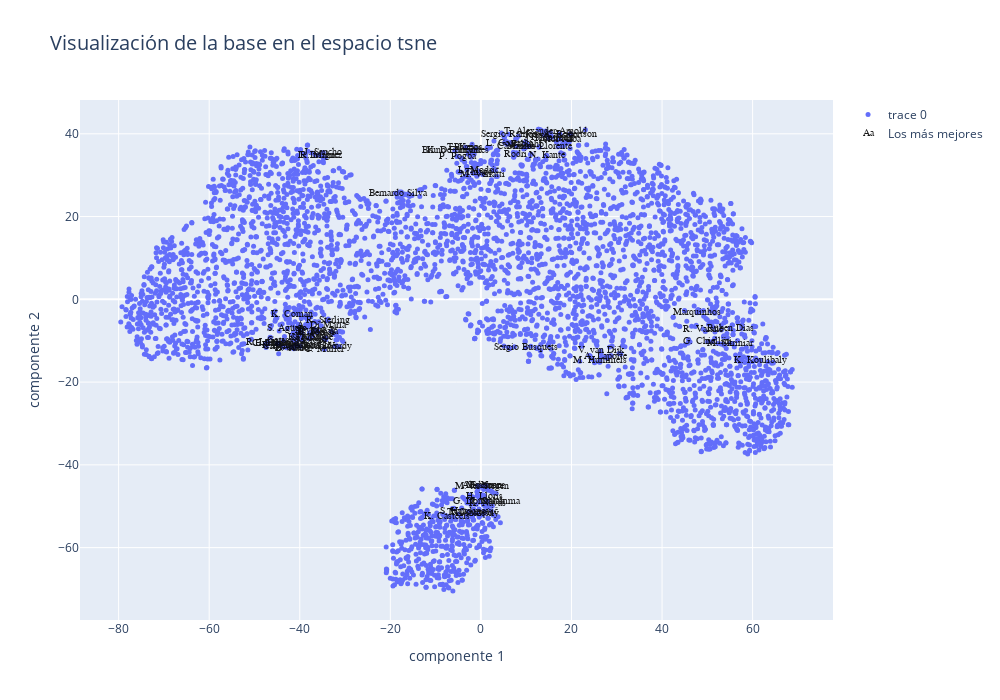

The notebook cell this image was saved under:
### Code cell
#ver donde dice df_n
#Graficamos usado las nuevas variables T-SNE
data=[]
bool_crack=df_n["overall"] > 85 #diferenciamos a los mejores jugadores

#graficamos los datos en el espacio transformado: las dos componentes tsne

graf1 = go.Scatter(x=X_tsne[:,0], y=X_tsne[:,1],
                           mode='markers',
                        text=df_n.loc[:,'player_positions'], #'Height', 'Weight', 'Club', 'Age', 'Name','Position'
                           marker=dict(
                                size=5)
                           )

crack =go.Scatter(x=X_tsne[bool_crack,0], y=X_tsne[bool_crack,1],name='Los más mejores',
                      text=df_n.loc[bool_crack,'short_name'],
                      textfont=dict(family='sans serif',size=10,color='black'),
                      opacity=0.9,mode='text')

data=[graf1,crack]

layout = go.Layout(title="Visualización de la base en el espacio tsne",titlefont=dict(size=20),
                xaxis=dict(title='componente 1'),
                yaxis=dict(title='componente 2'),
                autosize=False, width=1000,height=700)

fig = go.Figure(data=data, layout=layout)
plot(fig)
iplot(fig)
##fig.show(renderer="colab")

### Figure 1 — Plotly figure (JSON) as saved in the notebook; plotly's stock layout.template omitted (floating-point values rounded to 4 significant figures; data arrays with more than 128 entries replaced by an {"elided": "..."} marker saying what was removed)
{"data": [{"marker": {"size": 5}, "mode": "markers", "text": {"elided": "4593 str values"}, "type": "scatter", "x": {"elided": "4593 float values"}, "y": {"elided": "4593 float values"}}, {"mode": "text", "name": "Los más mejores", "opacity": 0.9, "text": ["L. Messi", "R. Lewandowski", "Cristiano Ronaldo", "Neymar Jr", "K. De Bruyne", "J. Oblak", "K. Mbappé", "M. Neuer", "M. ter Stegen", "H. Kane", "N. Kanté", "K. Benzema", "T. Courtois", "H. Son", "Casemiro", "V. van Dijk", "S. Mané", "M. Salah", "Ederson", "J. Kimmich", "Alisson", "G. Donnarumma", "Sergio Ramos", "L. Suárez", "T. Kroos", "R. Lukaku", "K. Navas", "R. Sterling", "Bruno Fernandes", "E. Haaland", "S. Agüero", "H. Lloris", "L. Modrić", "Á. Di María", "W. Szczęsny", "T. Müller", "C. Immobile", "P. Pogba", "M. Verratti", "Marquinhos", "L. Goretzka", "P. Dybala", "A. Robertson", "F. de Jong", "T. Alexander-Arnold", "J. Sancho", "Rúben Dias", "G. Chiellini", "S. Handanovič", "M. Hummels", "Jordi Alba", "Thiago", "Sergio Busquets", "Parejo", "K. Casteels", "L. Insigne", "K. Koulibaly", "R. Varane", "R. Mahrez", "Gerard Moreno", "J. Vardy", "Fabinho", "João Cancelo", "A. Laporte", "K. Coman", "Bernardo Silva", "Marcos Llorente", "Rodri", "M. Škriniar"], "textfont": {"color": "black", "family": "sans serif", "size": 10}, "type": "scatter", "x": [-36.11, -40.87, -39.87, -36.51, -5.758, 1.505, -37.67, 0.9109, 0.159, -41.76, 14.55, -40.86, -2.344, -37.54, 7.807, 26.43, -38.03, -37.18, 1.087, 14.97, -0.7299, 1.172, 6.177, -41.3, -3.423, -47.02, 1.362, -33.85, -5.704, -44.96, -42.75, 0.7346, -0.6315, -35.25, -1.343, -34.56, -44.71, -5.265, 0.3842, 47.79, 6.238, -36.07, 19.71, 15.73, 14.36, -34.8, 55.04, 50.05, -2.702, 26.3, 17.39, -0.5239, 9.86, -3.4, -7.51, -35.87, 61.73, 49.06, -35.28, -40.68, -32.31, 10.32, 15.49, 27.6, -41.75, -18.4, 12.83, 7.598, 55.01], "y": [-7.894, -11.26, -11.35, -7.492, 35.9, -48.91, -9.279, -44.93, -45.24, -11.67, 34.78, -11.1, -51.62, -8.04, 37.01, -12.43, -9.446, -8.874, -45.04, 38.91, -45.02, -48.82, 39.9, -11.97, 36.73, -10.43, -49.23, -5.153, 35.89, -10.73, -7.071, -47.6, 31.04, -6.398, -51.74, -12.1, -10.64, 34.6, 30.15, -3.249, 37.69, -7.664, 39.92, 39.19, 40.66, 35.51, -6.958, -10.23, -51.25, -14.77, 38.53, 30.64, -11.69, 36.68, -52.37, 34.86, -14.74, -7.176, 34.68, -10.05, -11.4, 37.44, 39.64, -13.86, -3.687, 25.62, 36.88, 34.91, -10.67]}], "layout": {"autosize": false, "height": 700, "title": {"font": {"size": 20}, "text": "Visualización de la base en el espacio tsne"}, "width": 1000, "xaxis": {"title": {"text": "componente 1"}}, "yaxis": {"title": {"text": "componente 2"}}}}
